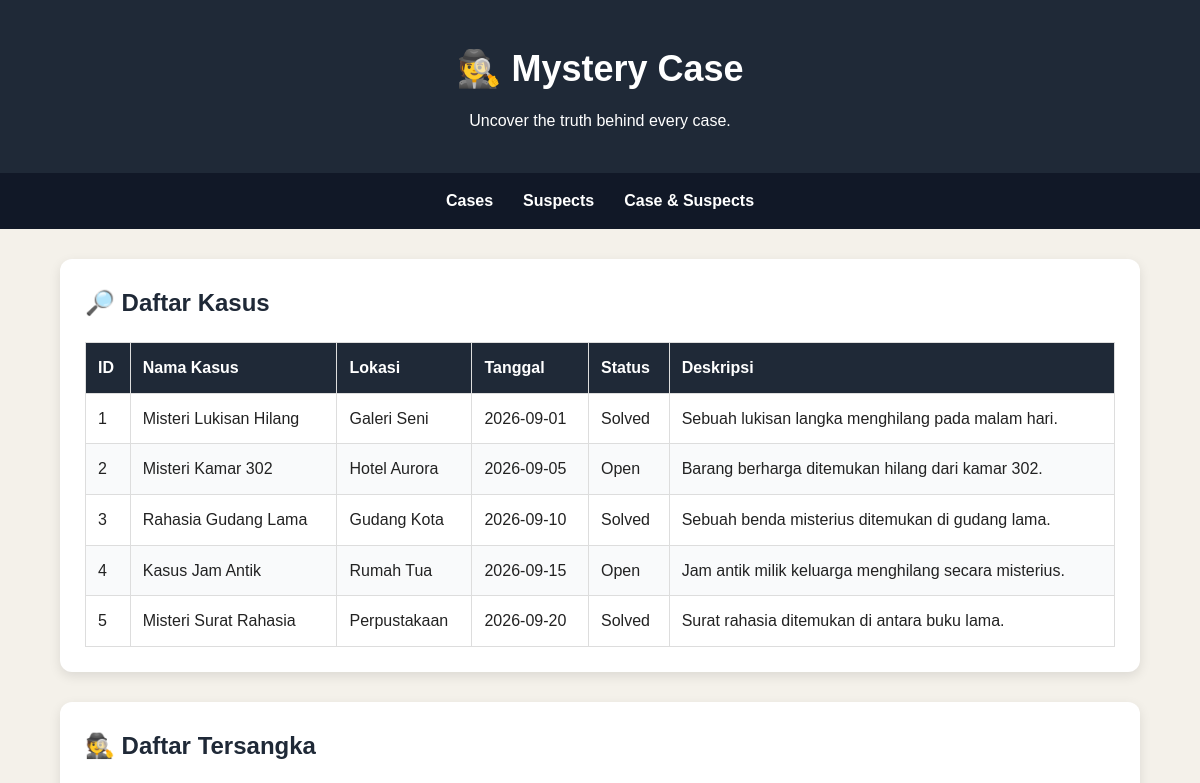
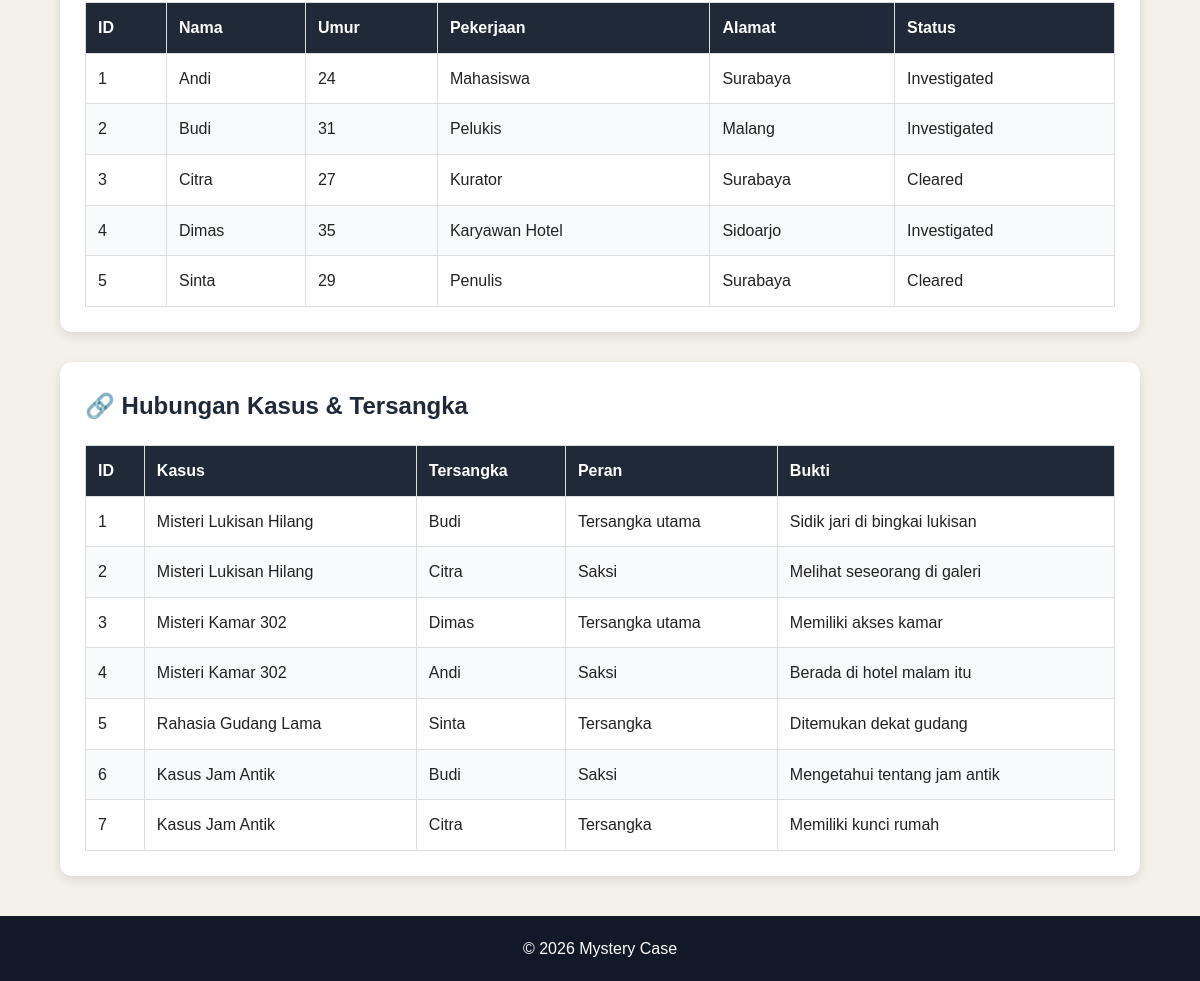
The page / on the database its author committed (2 pictures, top to bottom).
### tables this page shows
CREATE TABLE cases (
    id_case INT AUTO_INCREMENT PRIMARY KEY,
    case_name VARCHAR(100) NOT NULL,
    location VARCHAR(100) NOT NULL,
    case_date DATE NOT NULL,
    status VARCHAR(30) NOT NULL,
    description TEXT
);

CREATE TABLE suspects (
    id_suspect INT AUTO_INCREMENT PRIMARY KEY,
    suspect_name VARCHAR(100) NOT NULL,
    age INT NOT NULL,
    occupation VARCHAR(100),
    address VARCHAR(150),
    status VARCHAR(30) NOT NULL
);

CREATE TABLE case_suspects (
    id_case_suspect INT AUTO_INCREMENT PRIMARY KEY,
    id_case INT NOT NULL,
    id_suspect INT NOT NULL,
    role VARCHAR(100),
    evidence VARCHAR(150),

    FOREIGN KEY (id_case) REFERENCES cases(id_case),
    FOREIGN KEY (id_suspect) REFERENCES suspects(id_suspect)
);

### index.php (the view, shortened to what this page needs)
<?php
include "services/config.php";
$query_cases = "SELECT * FROM cases";
$result_cases = mysqli_query($conn, $query_cases);
$query_suspects = "SELECT * FROM suspects";
$result_suspects = mysqli_query($conn, $query_suspects);
$query_relations = "
    SELECT
        case_suspects.id_case_suspect,
        cases.case_name,
        suspects.suspect_name,
        case_suspects.role,
        case_suspects.evidence
    FROM case_suspects
    JOIN cases ON case_suspects.id_case = cases.id_case
    JOIN suspects ON case_suspects.id_suspect = suspects.id_suspect
";
$result_relations = mysqli_query($conn, $query_relations);
?>
<!DOCTYPE html>
<html lang="id">
<head>
    <link rel="stylesheet" href="style.css">
</head>
<body>
    <header>
        <h1>🕵️ Mystery Case</h1>
        <p>Uncover the truth behind every case.</p>
    </header>
    <nav>
        <a href="#cases">Cases</a>
        <a href="#suspects">Suspects</a>
        <a href="#relations">Case & Suspects</a>
    </nav>
    <main>
        <section id="cases">
            <h2>🔎 Daftar Kasus</h2>
            <div class="table-container">
                <table>
                    <thead>
                        <tr>
                            <th>ID</th>
                            <th>Nama Kasus</th>
                            <th>Lokasi</th>
                            <th>Tanggal</th>
                            <th>Status</th>
                            <th>Deskripsi</th>
                        </tr>
                    </thead>
                    <tbody>
                        <?php while ($case = mysqli_fetch_assoc($result_cases)) { ?>
                            <tr>
                                <td><?php echo $case['id_case']; ?></td>
                                <td><?php echo $case['case_name']; ?></td>
                                <td><?php echo $case['location']; ?></td>
                                <td><?php echo $case['case_date']; ?></td>
                                <td><?php echo $case['status']; ?></td>
                                <td><?php echo $case['description']; ?></td>
                            </tr>
                        <?php } ?>
                    </tbody>
                </table>
            </div>
        </section>
        <section id="suspects">
            <h2>🕵️ Daftar Tersangka</h2>
            <div class="table-container">
                <table>
                    <thead>
                        <tr>
                            <th>ID</th>
                            <th>Nama</th>
                            <th>Umur</th>
                            <th>Pekerjaan</th>
                            <th>Alamat</th>
                            <th>Status</th>
                        </tr>
                    </thead>
                    <tbody>
                        <?php while ($suspect = mysqli_fetch_assoc($result_suspects)) { ?>
                            <tr>
                                <td><?php echo $suspect['id_suspect']; ?></td>
                                <td><?php echo $suspect['suspect_name']; ?></td>
                                <td><?php echo $suspect['age']; ?></td>
                                <td><?php echo $suspect['occupation']; ?></td>
                                <td><?php echo $suspect['address']; ?></td>
                                <td><?php echo $suspect['status']; ?></td>
                            </tr>
                        <?php } ?>
                    </tbody>
                </table>
            </div>
        </section>
        <section id="relations">
            <h2>🔗 Hubungan Kasus & Tersangka</h2>
            <div class="table-container">
                <table>
                    <thead>
                        <tr>
                            <th>ID</th>
                            <th>Kasus</th>
                            <th>Tersangka</th>
                            <th>Peran</th>
                            <th>Bukti</th>
                        </tr>
                    </thead>
                    <tbody>
                        <?php while ($relation = mysqli_fetch_assoc($result_relations)) { ?>
                            <tr>
                                <td><?php echo $relation['id_case_suspect']; ?></td>
                                <td><?php echo $relation['case_name']; ?></td>
                                <td><?php echo $relation['suspect_name']; ?></td>
                                <td><?php echo $relation['role']; ?></td>
                                <td><?php echo $relation['evidence']; ?></td>
                            </tr>
                        <?php } ?>
                    </tbody>
                </table>
            </div>
        </section>
    </main>
    <footer>
        <p>&copy; 2026 Mystery Case</p>
    </footer>
</body>
</html>

### style.css (style rules this page uses)
* { margin: 0; padding: 0; box-sizing: border-box; }
body { font-family: Arial, sans-serif; background-color: #f4f1ea; color: #222; line-height: 1.6; }
header { background-color: #1f2937; color: white; text-align: center; padding: 40px 20px; }
header h1 { font-size: 36px; margin-bottom: 10px; }
header p { font-size: 16px; }
nav { background-color: #111827; display: flex; justify-content: center; gap: 30px; padding: 15px; position: sticky; top: 0; }
nav a { color: white; text-decoration: none; font-weight: bold; }
main { width: 90%; max-width: 1200px; margin: 30px auto; }
section { background-color: white; padding: 25px; margin-bottom: 30px; border-radius: 12px; box-shadow: 0 4px 12px rgba(0, 0, 0, 0.1); }
section h2 { color: #1f2937; margin-bottom: 20px; }
.table-container { width: 100%; overflow-x: auto; }
table { width: 100%; border-collapse: collapse; min-width: 700px; }
th, td { border: 1px solid #ddd; padding: 12px; text-align: left; }
th { background-color: #1f2937; color: white; }
tr:nth-child(even) { background-color: #f9fafb; }
footer { background-color: #111827; color: white; text-align: center; padding: 20px; margin-top: 40px; }

### rows shown on the page
cases: id_case "1", case_name "Misteri Lukisan Hilang", location "Galeri Seni", case_date "2026-09-01", status "Solved", description "Sebuah lukisan langka menghilang pada malam hari."
cases: id_case "2", case_name "Misteri Kamar 302", location "Hotel Aurora", case_date "2026-09-05", status "Open", description "Barang berharga ditemukan hilang dari kamar 302."
cases: id_case "3", case_name "Rahasia Gudang Lama", location "Gudang Kota", case_date "2026-09-10", status "Solved", description "Sebuah benda misterius ditemukan di gudang lama."
cases: id_case "4", case_name "Kasus Jam Antik", location "Rumah Tua", case_date "2026-09-15", status "Open", description "Jam antik milik keluarga menghilang secara misterius."
cases: id_case "5", case_name "Misteri Surat Rahasia", location "Perpustakaan", case_date "2026-09-20", status "Solved", description "Surat rahasia ditemukan di antara buku lama."
suspects: id_suspect "1", suspect_name "Andi", age "24", occupation "Mahasiswa", address "Surabaya", status "Investigated"
suspects: id_suspect "2", suspect_name "Budi", age "31", occupation "Pelukis", address "Malang", status "Investigated"
suspects: id_suspect "3", suspect_name "Citra", age "27", occupation "Kurator", address "Surabaya", status "Cleared"
suspects: id_suspect "4", suspect_name "Dimas", age "35", occupation "Karyawan Hotel", address "Sidoarjo", status "Investigated"
suspects: id_suspect "5", suspect_name "Sinta", age "29", occupation "Penulis", address "Surabaya", status "Cleared"
case_suspects: id_case_suspect "1", id_case.case_name "Misteri Lukisan Hilang", id_suspect.suspect_name "Budi", role "Tersangka utama", evidence "Sidik jari di bingkai lukisan"
case_suspects: id_case_suspect "2", id_case.case_name "Misteri Lukisan Hilang", id_suspect.suspect_name "Citra", role "Saksi", evidence "Melihat seseorang di galeri"
case_suspects: id_case_suspect "3", id_case.case_name "Misteri Kamar 302", id_suspect.suspect_name "Dimas", role "Tersangka utama", evidence "Memiliki akses kamar"
case_suspects: id_case_suspect "4", id_case.case_name "Misteri Kamar 302", id_suspect.suspect_name "Andi", role "Saksi", evidence "Berada di hotel malam itu"
case_suspects: id_case_suspect "5", id_case.case_name "Rahasia Gudang Lama", id_suspect.suspect_name "Sinta", role "Tersangka", evidence "Ditemukan dekat gudang"
case_suspects: id_case_suspect "6", id_case.case_name "Kasus Jam Antik", id_suspect.suspect_name "Budi", role "Saksi", evidence "Mengetahui tentang jam antik"
case_suspects: id_case_suspect "7", id_case.case_name "Kasus Jam Antik", id_suspect.suspect_name "Citra", role "Tersangka", evidence "Memiliki kunci rumah"
